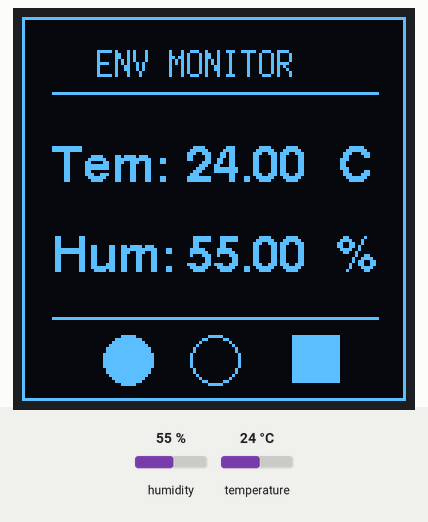
The sketch below on a simulated ESP32-S3. Parts: 128×128 one-colour display. Inputs (shaded band) come from the test bench; at power-on: humidity 55 %, temperature 24 °C. What the sketch prints to the serial monitor is not drawn.

Above: at 2.9 s.
3.0 s: humidity set to 22 %
At 5.5 s:
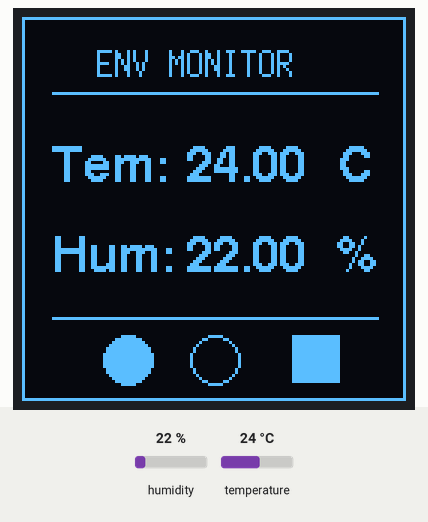
5.9 s: temperature set to 12 °C
At 6.9 s:
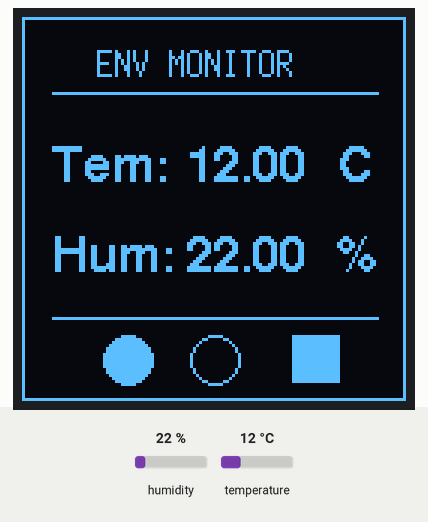
8.8 s: humidity set to 40 %
At 11.9 s:
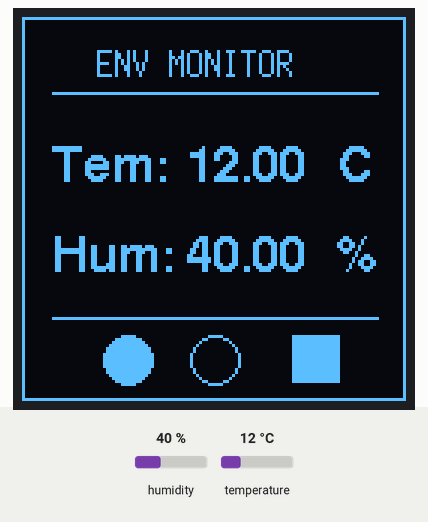
12.2 s: temperature set to 19 °C
At 13.3 s:
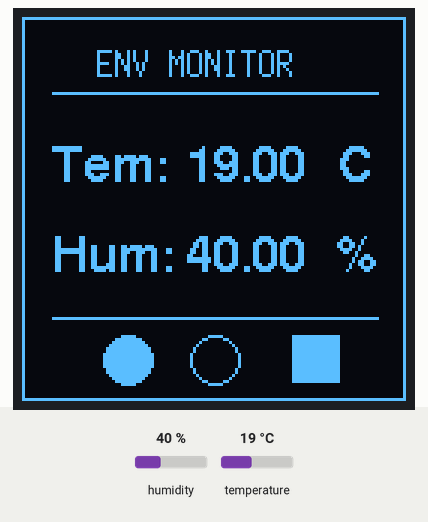
Timing chart, 0 to 15.2 s (numbered marks = the images above; inputs shaded):
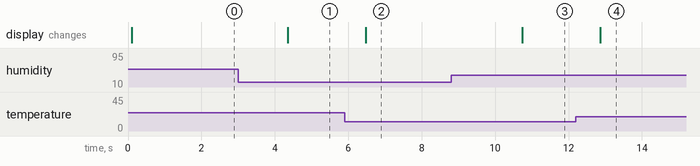

Measured:
- after the input at 3.0 s, the display: changes after 1.4 s (image 1)
- after the input at 5.9 s, the display: changes after 0.58 s (image 2)
- after the input at 8.8 s, the display: changes after 1.9 s (image 3)
- after the input at 12.2 s, the display: changes after 0.66 s (image 4)

The sketch:

20260204DHTseriesOLED1_5Full.ino
```cpp
#include <Arduino.h>
#include <U8g2lib.h>
#include <DHT.h>
#include <DHT_U.h>

#ifdef U8X8_HAVE_HW_SPI
#include <SPI.h>
#endif
#ifdef U8X8_HAVE_HW_I2C
#include <Wire.h>
#endif

// === 硬體腳位定義 (ESP32-S3) ===
#define I2C_SDA_PIN 41
#define I2C_SCL_PIN 42
#define DHTPIN 11          // DHT22 數據腳位接在 GPIO 11
#define DHTTYPE DHT11     // 定義感測器型號為 DHT11

// === 初始化物件 ===
// 使用 Full Framebuffer 模式確保灰階顯示穩定
U8G2_SSD1327_WS_128X128_F_HW_I2C u8g2(U8G2_R0, /* reset=*/ U8X8_PIN_NONE);
DHT dht(DHTPIN, DHTTYPE);

void setup(void) {
  // 1. 初始化 I2C 與序列埠
  Wire.begin(I2C_SDA_PIN, I2C_SCL_PIN);
  Serial.begin(115200);

  // 2. 初始化 DHT 感測器
  dht.begin();

  // 3. 初始化 OLED
  u8g2.begin();
  u8g2.setContrast(255); // 設為最大亮度
}

void loop(void) {
  // 讀取溫溼度
  float h = dht.readHumidity();
  float t = dht.readTemperature();

  u8g2.clearBuffer();
  u8g2.setDrawColor(15); // 灰階最大值：白色
  u8g2.setFontMode(1);   // 透明背景模式

  // --- 繪製外框 ---
  u8g2.drawFrame(0, 0, 128, 128);

  // 標題區：使用簡潔的字體
  u8g2.setFont(u8g2_font_6x13_tr);
  u8g2.drawStr(25, 20, "ENV MONITOR");
  u8g2.drawLine(10, 25, 118, 25);

  // 檢查讀取是否正常
  if (isnan(h) || isnan(t)) {
    u8g2.drawStr(20, 65, "Sensor Error!");
  } else {
    // --- 溫度顯示 ---
    // 使用 Helvetica 粗體 12 像素，間距較穩定的字體
    u8g2.setFont(u8g2_font_helvB12_tr);


    u8g2.drawStr(10, 55, "Tem:");
    u8g2.drawStr(55, 55, String(t).c_str()); // 顯示到小數點第二位
    Serial.println(t);
    u8g2.drawStr(105, 55, "C"); // 顯示到小數點第二位

    // --- 濕度顯示 ---
    u8g2.drawStr(10, 85, "Hum:");
    u8g2.drawStr(55, 85, String(h).c_str()); // 顯示到小數點第二位
    Serial.println(h);
    u8g2.drawStr(105, 85, "%"); // 顯示到小數點第二位
  }

  // --- 底部裝飾線與圖形 ---
  u8g2.drawLine(10, 100, 118, 100);
  u8g2.drawDisc(35, 114, 8);
  u8g2.drawCircle(64, 114, 8);
  u8g2.drawBox(90, 106, 16, 16);

  u8g2.sendBuffer();
  delay(1000); // DHT22 建議讀取間隔為 2 秒
}
```
